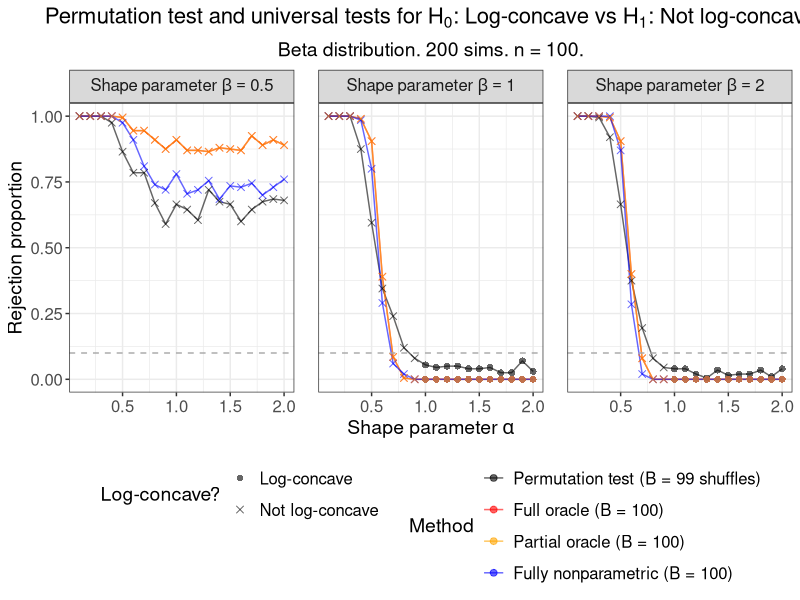

The R script that drew this image:
# Plot results from various tests of
# H_0: log-concave versus H_1: not log-concave.
# Use beta distribution. Density is log-concave iff alpha_param, beta_param >= 1.

suppressMessages(library(data.table))
suppressMessages(library(tidyverse))

# Create theme
paper_theme <- theme_bw() +
  theme(plot.title = element_text(hjust = 0.5, size = 16),
        plot.subtitle = element_text(hjust = 0.5, size = 14),
        legend.title = element_text(size = 14),
        axis.title = element_text(size = 14),
        legend.text = element_text(size = 12),
        axis.text = element_text(size = 12),
        strip.text = element_text(size = 12),
        panel.spacing = unit(1.2, "lines"))

# Read in data
perm_test <- fread("sim_data/fig17_perm_test.csv") %>% 
  mutate(Method = "Permutation test (B = 99 shuffles)")

full_oracle <- fread("sim_data/fig17_full_oracle.csv") %>% 
  mutate(Method = "Full oracle (B = 100)")

partial_oracle <- fread("sim_data/fig17_partial_oracle.csv") %>% 
  mutate(Method = "Partial oracle (B = 100)")

fully_NP <- fread("sim_data/fig17_fully_NP.csv") %>% 
  mutate(Method = "Fully nonparametric (B = 100)")

# Combine results
results <- rbind(perm_test, full_oracle, partial_oracle, fully_NP, fill = TRUE)

# Get rejection proportion at each (d, mu_norm) combination
reject_df <- results %>% 
  group_by(n_obs, d, beta_param, alpha_param, B, Method) %>% 
  dplyr::summarise(reject_prop = mean(reject),
                   sim_count = n())

# Check parameters
stopifnot(unique(perm_test$B) == 99,
          unique(full_oracle$B) == 100,
          unique(partial_oracle$B) == 100,
          unique(fully_NP$B) == 100,
          unique(reject_df$n_obs) == 100,
          unique(reject_df$sim_count) == 200)

######################
##### Plot power #####
######################

# Plot rejection proportions of permutation and log-concave mixture methods
reject_plot_beta <- reject_df %>% 
  mutate(log_concave = case_when(alpha_param >= 1 & beta_param >= 1 ~ "Log-concave",
                                 alpha_param <  1 | beta_param < 1~ "Not log-concave"),
         Method = 
           factor(Method,
                  levels = c("Permutation test (B = 99 shuffles)",
                             "Full oracle (B = 100)",
                             "Partial oracle (B = 100)",
                             "Fully nonparametric (B = 100)"),
                  labels = c("Permutation test (B = 99 shuffles)",
                             "Full oracle (B = 100)",
                             "Partial oracle (B = 100)",
                             "Fully nonparametric (B = 100)")),
         beta_param = factor(beta_param,
                             levels = c(0.5, 1, 2),
                             labels = c("Shape~parameter~beta==0.5", 
                                        "Shape~parameter~beta==1", 
                                        "Shape~parameter~beta==2"))) %>%
  ggplot(aes(x = alpha_param, y = reject_prop)) +
  geom_line(aes(col = Method), alpha = 0.6) +
  geom_point(aes(col = Method, shape = log_concave), size = 2, alpha = 0.6) +
  geom_hline(yintercept = 0.10, lty = "dashed", col = "darkgrey") +
  facet_grid(. ~ beta_param, labeller = label_parsed) +
  labs(x = expression("Shape parameter"~alpha), 
       y = "Rejection proportion",
       col = "Method",
       shape = "Log-concave?",
       title = expression("Permutation test and universal tests for H"[0]*
                            ": Log-concave vs H"[1]*": Not log-concave"),
       subtitle = expression("Beta distribution. 200 sims. n = 100.")) +
  scale_shape_manual(values = c(16, 4)) +
  scale_color_manual(values = c("black", "red", "orange", "blue")) +
  paper_theme +
  theme(legend.position = "bottom") +
  guides(shape = guide_legend(nrow = 2),
         colour = guide_legend(nrow = 4))

#####################
##### Save plot #####
#####################

ggsave(plot = reject_plot_beta,
       filename = "sim_plots/figure_17.pdf",
       width = 10, height = 4.8)
